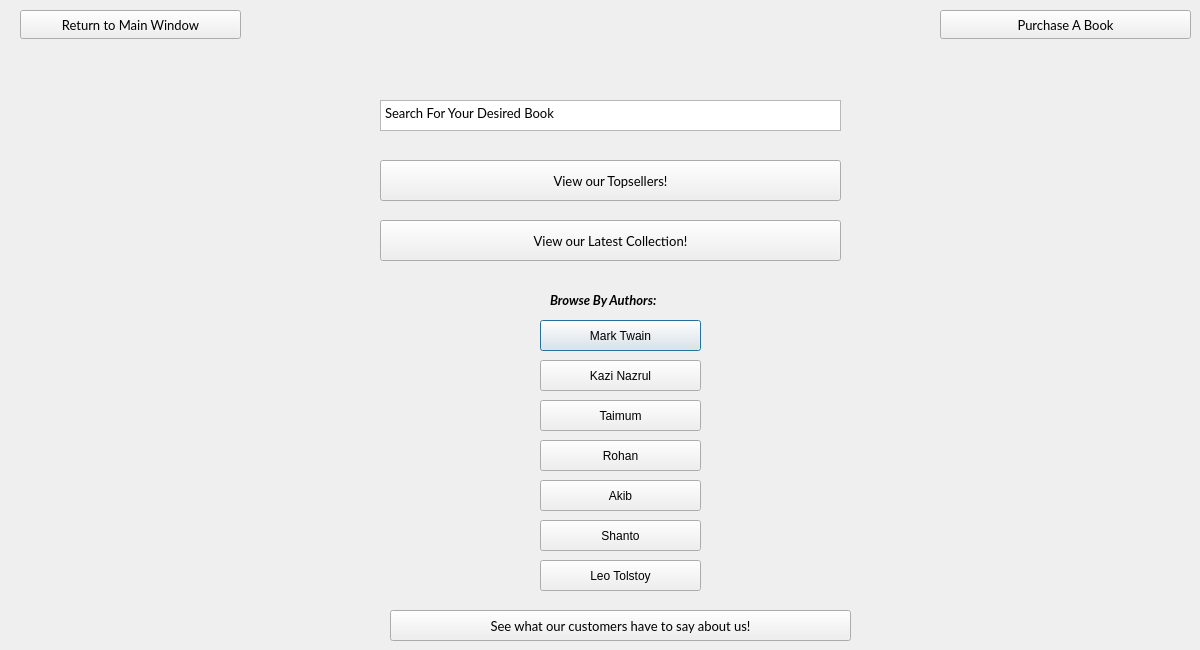
<?xml version="1.0" encoding="UTF-8"?>
<ui version="4.0">
 <class>Viewer_panel</class>
 <widget class="QDialog" name="Viewer_panel">
  <property name="windowModality">
   <enum>Qt::WindowModal</enum>
  </property>
  <property name="geometry">
   <rect>
    <x>0</x>
    <y>0</y>
    <width>1200</width>
    <height>650</height>
   </rect>
  </property>
  <property name="windowTitle">
   <string>View panel</string>
  </property>
  <widget class="QPushButton" name="pushButton_5">
   <property name="geometry">
    <rect>
     <x>540</x>
     <y>320</y>
     <width>161</width>
     <height>31</height>
    </rect>
   </property>
   <property name="text">
    <string>Mark Twain</string>
   </property>
  </widget>
  <widget class="QPushButton" name="pushButton_6">
   <property name="geometry">
    <rect>
     <x>540</x>
     <y>360</y>
     <width>161</width>
     <height>31</height>
    </rect>
   </property>
   <property name="text">
    <string>Kazi Nazrul</string>
   </property>
  </widget>
  <widget class="QPushButton" name="pushButton_9">
   <property name="geometry">
    <rect>
     <x>540</x>
     <y>480</y>
     <width>161</width>
     <height>31</height>
    </rect>
   </property>
   <property name="text">
    <string>Akib</string>
   </property>
  </widget>
  <widget class="QPlainTextEdit" name="plainTextEdit">
   <property name="geometry">
    <rect>
     <x>380</x>
     <y>100</y>
     <width>461</width>
     <height>31</height>
    </rect>
   </property>
   <property name="font">
    <font>
     <family>Lato</family>
     <pointsize>10</pointsize>
    </font>
   </property>
   <property name="plainText">
    <string>Search For Your Desired Book</string>
   </property>
  </widget>
  <widget class="QLabel" name="label">
   <property name="geometry">
    <rect>
     <x>550</x>
     <y>290</y>
     <width>141</width>
     <height>20</height>
    </rect>
   </property>
   <property name="font">
    <font>
     <family>Lato</family>
     <pointsize>10</pointsize>
     <italic>true</italic>
     <bold>true</bold>
    </font>
   </property>
   <property name="text">
    <string>Browse By Authors:</string>
   </property>
  </widget>
  <widget class="QPushButton" name="pushButton_12">
   <property name="geometry">
    <rect>
     <x>390</x>
     <y>610</y>
     <width>461</width>
     <height>31</height>
    </rect>
   </property>
   <property name="font">
    <font>
     <family>Lato</family>
     <pointsize>10</pointsize>
    </font>
   </property>
   <property name="text">
    <string>See what our customers have to say about us!</string>
   </property>
  </widget>
  <widget class="QPushButton" name="pushButton_8">
   <property name="geometry">
    <rect>
     <x>540</x>
     <y>440</y>
     <width>161</width>
     <height>31</height>
    </rect>
   </property>
   <property name="text">
    <string>Rohan</string>
   </property>
  </widget>
  <widget class="QPushButton" name="pushButton_4">
   <property name="geometry">
    <rect>
     <x>380</x>
     <y>220</y>
     <width>461</width>
     <height>41</height>
    </rect>
   </property>
   <property name="font">
    <font>
     <family>Lato</family>
     <pointsize>10</pointsize>
    </font>
   </property>
   <property name="text">
    <string>View our Latest Collection!</string>
   </property>
  </widget>
  <widget class="QPushButton" name="pushButton_7">
   <property name="geometry">
    <rect>
     <x>540</x>
     <y>400</y>
     <width>161</width>
     <height>31</height>
    </rect>
   </property>
   <property name="text">
    <string>Taimum</string>
   </property>
  </widget>
  <widget class="QPushButton" name="pushButton_10">
   <property name="geometry">
    <rect>
     <x>540</x>
     <y>520</y>
     <width>161</width>
     <height>31</height>
    </rect>
   </property>
   <property name="text">
    <string>Shanto</string>
   </property>
  </widget>
  <widget class="QPushButton" name="pushButton_11">
   <property name="geometry">
    <rect>
     <x>540</x>
     <y>560</y>
     <width>161</width>
     <height>31</height>
    </rect>
   </property>
   <property name="text">
    <string>Leo Tolstoy</string>
   </property>
  </widget>
  <widget class="QPushButton" name="view_to_customer_login">
   <property name="geometry">
    <rect>
     <x>940</x>
     <y>10</y>
     <width>251</width>
     <height>29</height>
    </rect>
   </property>
   <property name="font">
    <font>
     <family>Lato</family>
     <pointsize>10</pointsize>
    </font>
   </property>
   <property name="text">
    <string>Purchase A Book</string>
   </property>
  </widget>
  <widget class="QPushButton" name="view_to_main">
   <property name="geometry">
    <rect>
     <x>20</x>
     <y>10</y>
     <width>221</width>
     <height>29</height>
    </rect>
   </property>
   <property name="font">
    <font>
     <family>Lato</family>
     <pointsize>10</pointsize>
    </font>
   </property>
   <property name="text">
    <string>Return to Main Window</string>
   </property>
  </widget>
  <widget class="QPushButton" name="pushButton_3">
   <property name="geometry">
    <rect>
     <x>380</x>
     <y>160</y>
     <width>461</width>
     <height>41</height>
    </rect>
   </property>
   <property name="font">
    <font>
     <family>Lato</family>
     <pointsize>10</pointsize>
    </font>
   </property>
   <property name="text">
    <string>View our Topsellers!</string>
   </property>
  </widget>
 </widget>
 <resources/>
 <connections/>
</ui>
